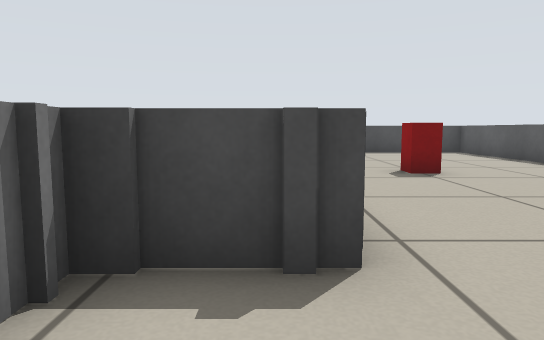
[1] (above)

24 first-person views from a walk through a Stage world. The camera is 0.44 m above the floor, tilts 6° down and sees 70° across. Floor lines are 1 m apart. The floor is counted in squares, 0.5 m on a side. Each view is taken from the middle of a square. On the plan, view 1 faces up. The plan holds only what a view shows up to about 13 squares ahead; the rest is blank. Robots are left out.

[2]
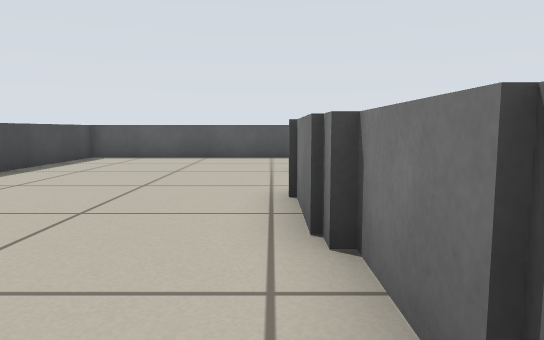

[3]
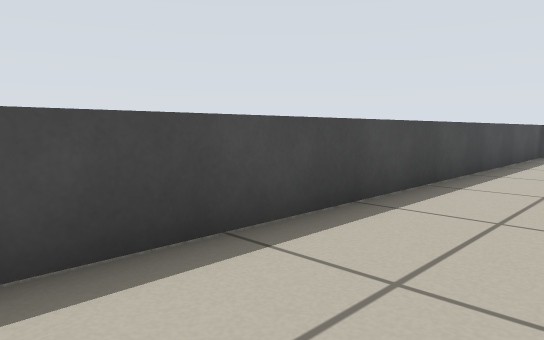

[4]
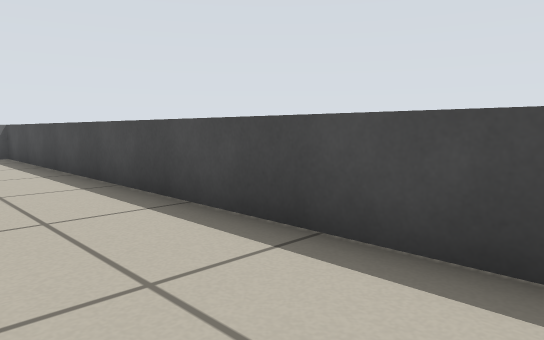

[5]
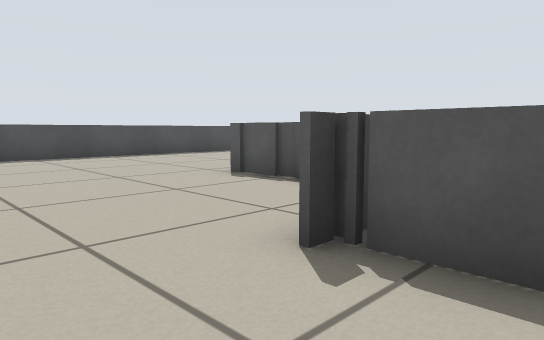

[6]
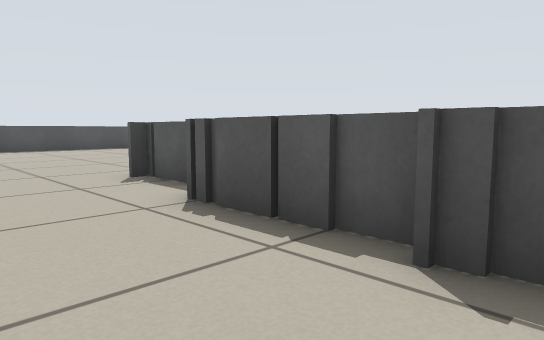

[7]
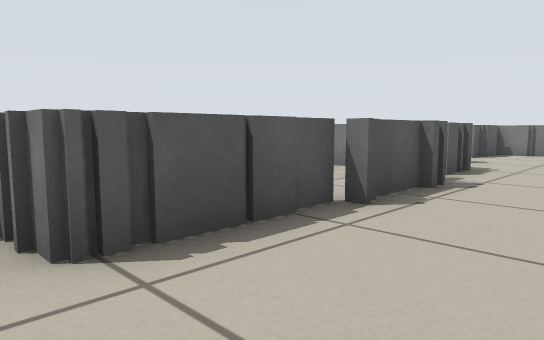

[8]
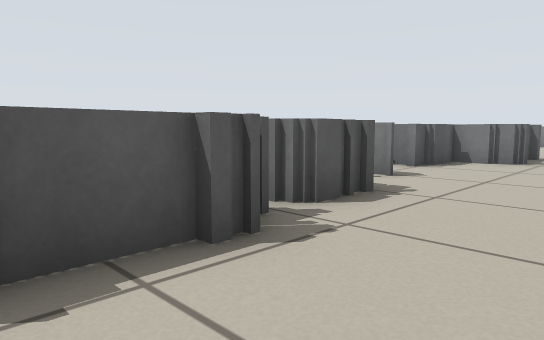

[9]
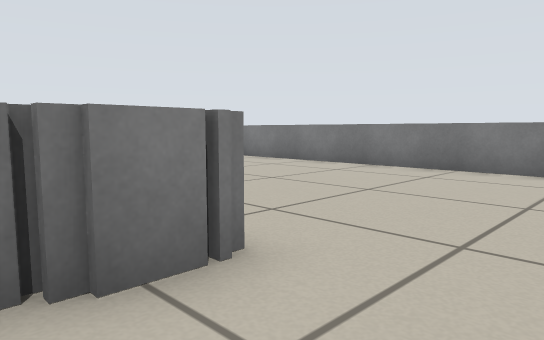

[10]
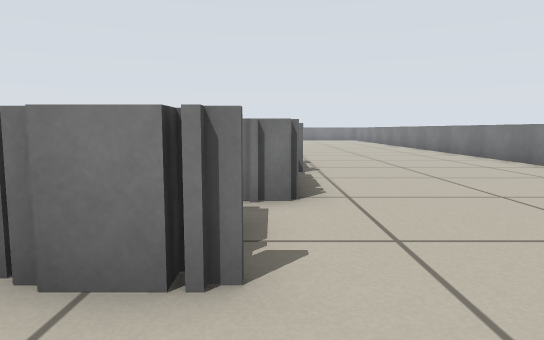

[11]
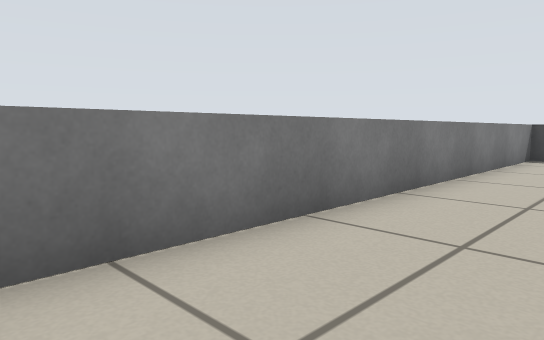

[12]
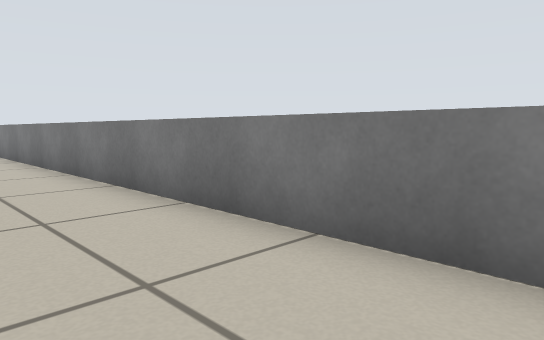

[13]
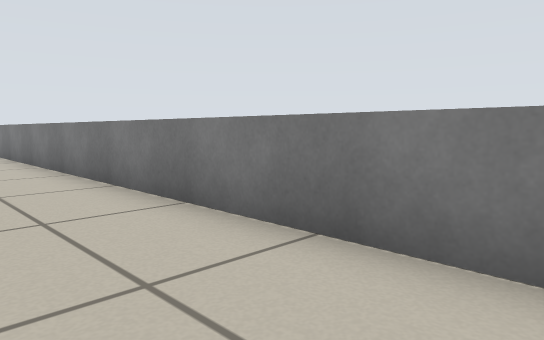

[14]
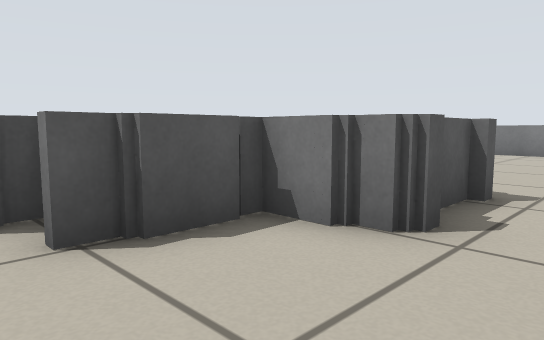

[15]
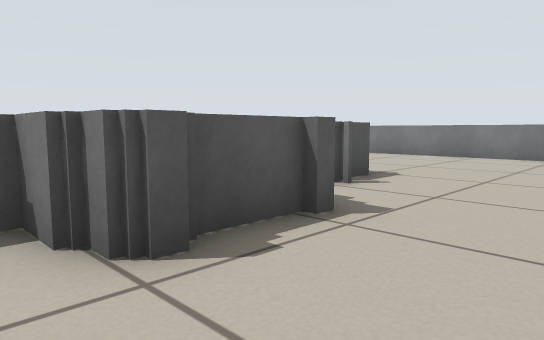

[16]
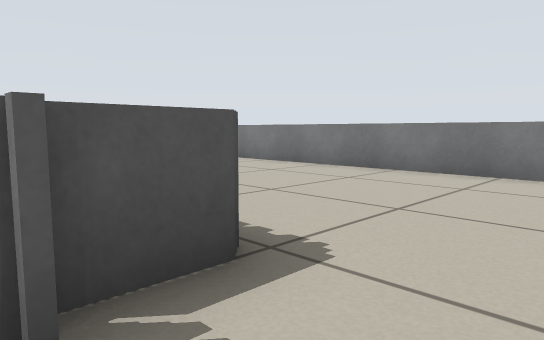

[17]
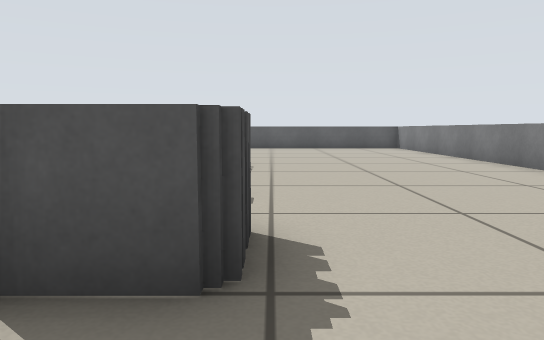

[18]
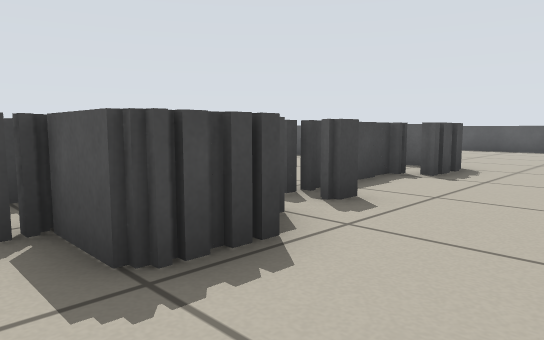

[19]
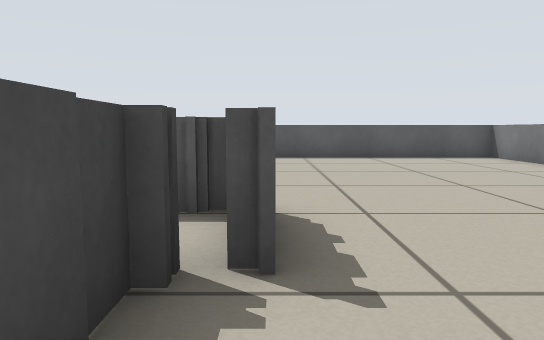

[20]
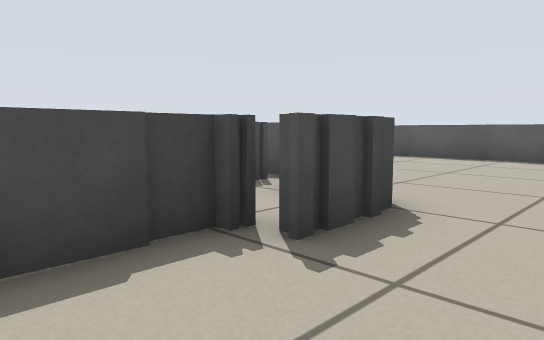

[21]
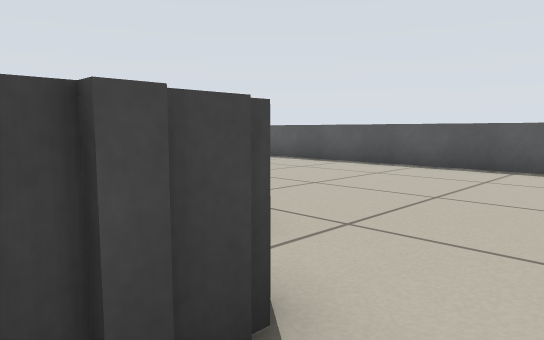

[22]
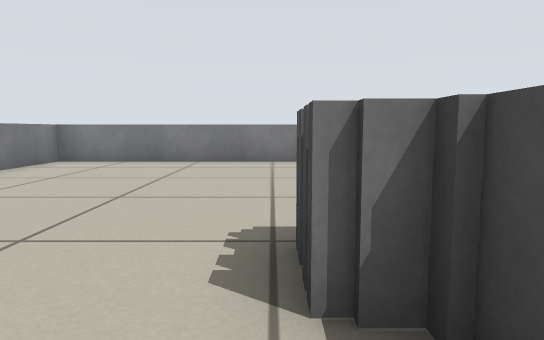

[23]
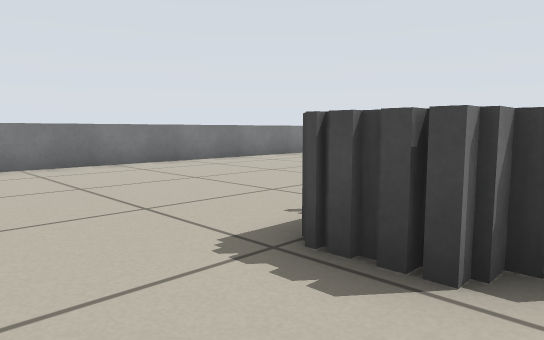

[24]
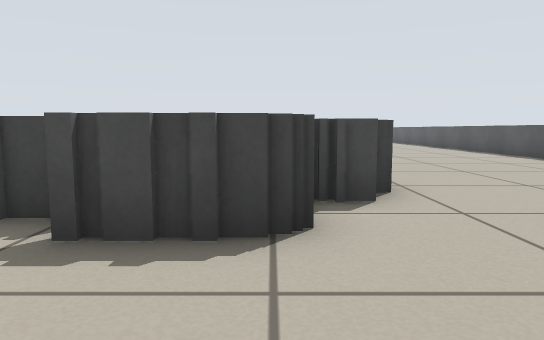

### Floor plan
Points are (right, up) in squares from view 1. A wall is a line through its corners. A room is listed if a view was taken in it or the views show most of it. See-through windows are left out.
Room 1 (views 1, 2, 3, 4, 5, 6, 7, 8, 9, 10, 11, 12, 13, 14, 15, 16, 17, 18, 19, 20, 21, 22, 23, 24)
walls: (0.6, 2.4) (-1.2, 2.4); (-10.1, -7) (-10.1, -5.4); (-10.3, -3.8) (-10.3, -2.2); (-10.5, -4.2) (-10.5, -1.9); (-10.3, -1.9) (-10.3, 1.3); (-8.6, -11.1) (-8.1, -11.1); (-9.5, 2.4) (-9.5, 4); (-10.1, -12.8) (-9, -12.8) (-9, -10.8); (0.4, -16.3) (-0.5, -16.3); (-9.9, 4) (-8.5, 4); (-10.5, -13.6) (-10.5, -13) (-10, -13); (-2.6, -17.3) (-5.6, -17.3); (-6.8, 6.4) (-6.8, 8.4); (-0.8, -17.9) (-2.6, -17.9) (-2.6, -17.6); (-10.3, -15.1) (-10.3, -13.6); (-10.5, -15.5) (-10.5, -15); (-4.1, 8.4) (-2.1, 8.4); (-5.6, -18.2) (-6.2, -18.2); (-2.2, 8.7) (0.1, 8.7); (-7, -18.2) (-7.6, -18.2) (-7.6, -18.8) (-9, -18.8) (-9, -17.3); (7.1, 8.4) (7.1, 14.6) (-16.5, 14.6) (-16.5, -24.8) (-14.2, -24.8); (4.6, -24.8) (7.1, -24.8) (7.1, -7.9); (-10.8, -24.8) (2.1, -24.8)
objects: red box (3, 8)

Where each view was taken, in squares from view 1:
view 1: 0 up, 0 right, facing up
view 2: 9 up, 5 left, facing right
view 3: 12 up, 7 left, facing up-right
view 4: 12 up, 3 left, facing up-left
view 5: 2 up, 12 left, facing up-right
view 6: 3 down, 13 left, facing up-right
view 7: 2 up, 13 left, facing down-right
view 8: 2 down, 13 left, facing down-right
view 9: 6 up, 8 left, facing down-left
view 10: 6 up, 10 left, facing down
view 11: 2 up, 14 left, facing up-left
view 12: 3 down, 14 left, facing down-left
view 13: 9 down, 14 left, facing down-left
view 14: 10 down, 12 left, facing down-right
view 15: 12 down, 13 left, facing down-right
view 16: 17 down, 11 left, facing down-right
view 17: 19 down, 11 left, facing right
view 18: 21 down, 10 left, facing up-right
view 19: 18 down, 5 left, facing right
view 20: 20 down, 5 left, facing up-right
view 21: 19 down, 2 left, facing up-right
view 22: 19 down, 6 left, facing left
view 23: 21 down, 7 left, facing up-left
view 24: 21 down, 1 left, facing up
